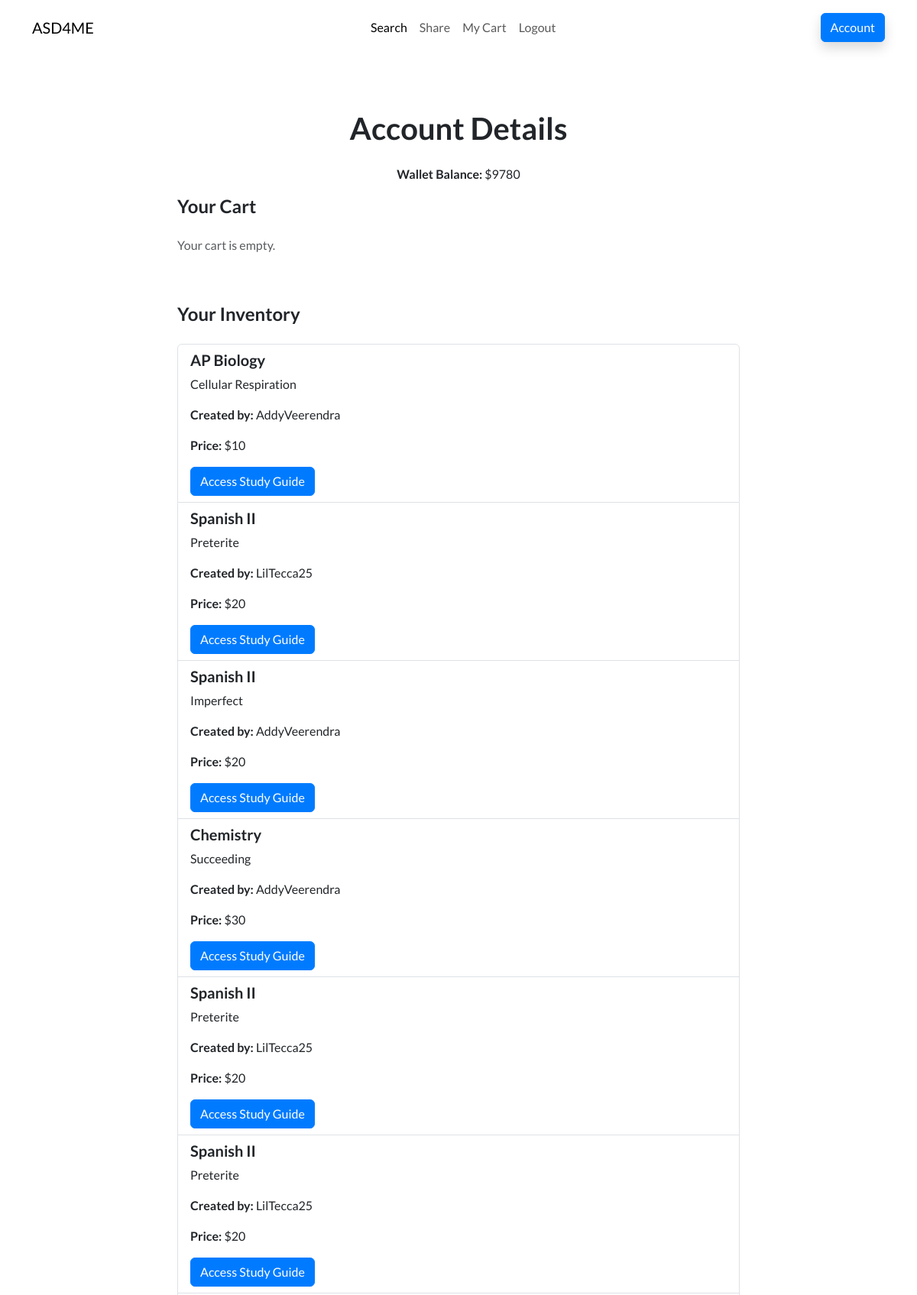
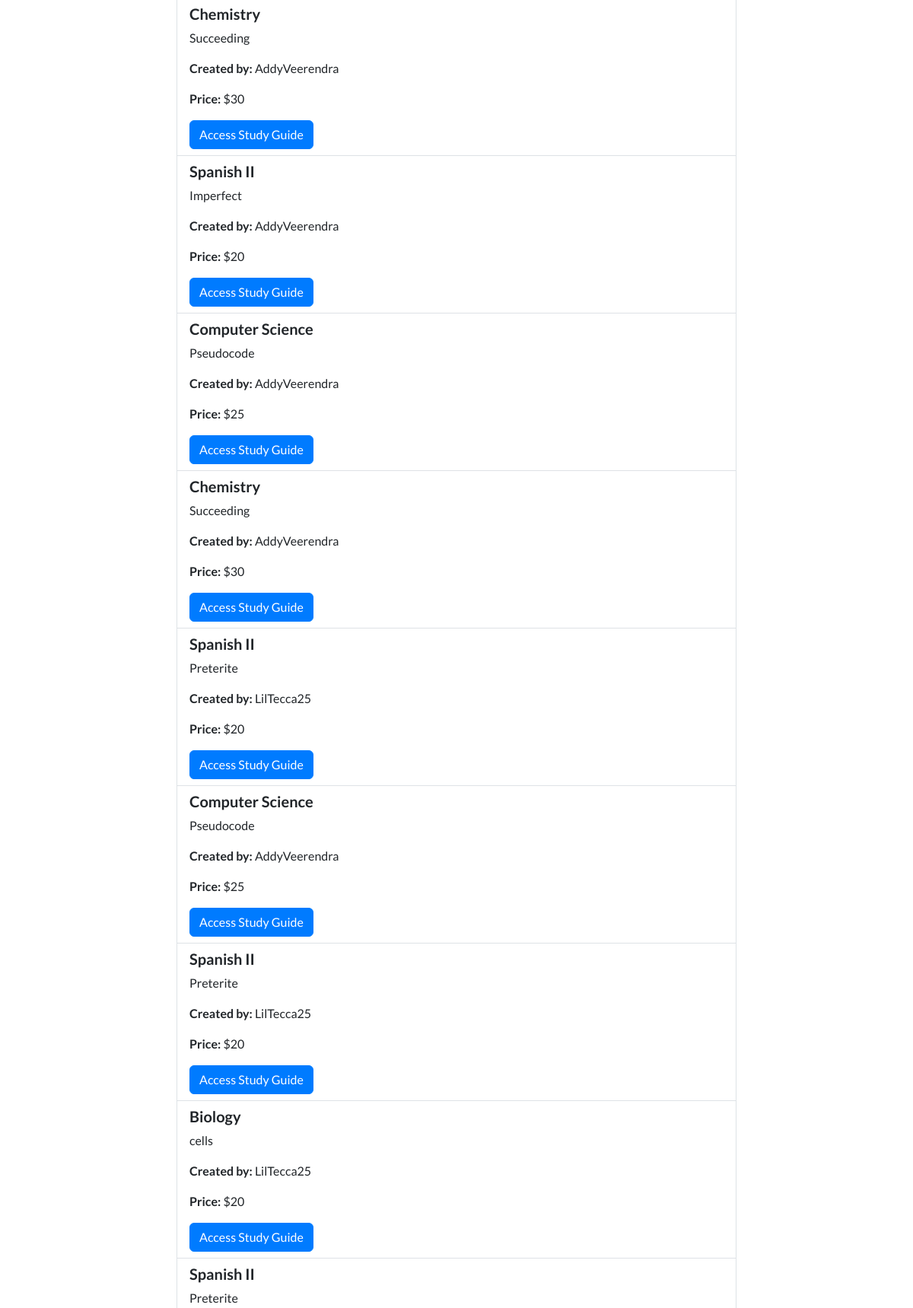
The app's page /market/account (signed in, upper part) with its own data (2 pictures, top to bottom).
### models.py (models this page shows)
class User(db.Model, UserMixin):
    id = db.Column(db.Integer, primary_key=True)
    username = db.Column(db.String(20), nullable=False, unique=True)
    password = db.Column(db.String(80), nullable=False)
    wallet = db.Column(db.Integer, nullable=False, default=0)
    is_admin = db.Column(db.Boolean, default=False, nullable=False)
    cart = db.relationship('Cart', uselist=False, backref='user')

class Inventory(db.Model):
    id = db.Column(db.Integer, primary_key=True)
    user_id = db.Column(db.Integer, db.ForeignKey('user.id'), nullable=False)
    study_guide_id = db.Column(db.Integer, db.ForeignKey('study_guide.id'), nullable=False)
    study_guide = db.relationship('StudyGuide')
    user = db.relationship('User', backref='inventory_items')

class StudyGuide(db.Model):
    id = db.Column(db.Integer, primary_key=True)
    Class = db.Column(db.String(20), nullable=False)
    UnitTopic = db.Column(db.String(20), nullable=False)
    Price = db.Column(db.Integer, nullable=False)
    Creator = db.Column(db.String(20), nullable=False)
    Link = db.Column(db.String(100), nullable=False)

### Market.py (the view, shortened to what this page needs)
@market_bp.route('/account', methods=['GET', 'POST'])
@login_required
def account_home():
    cart = current_user.cart
    cart_items = CartItem.query.filter_by(cart_id=cart.id).all() if cart else []
    inventory_items = Inventory.query.filter_by(user_id=current_user.id).all()
    form = FlaskForm()
    return render_template('account.html', wallet=current_user.wallet, cart_items=cart_items, inventory=inventory_items, form=form)

### ASD4ME.py (called while the page is built)
@login_manager.user_loader
def load_user(user_id):
    return User.query.get(int(user_id))

### templates/account.html (shortened to what this page needs)
<!DOCTYPE html>
<html lang="en">
<head>
    <link rel="stylesheet" href="/static/assets/bootstrap/css/bootstrap.min.css">
</head>
<body>
    <nav class="navbar navbar-expand-md fixed-top navbar-shrink py-3 navbar-light" id="mainNav">
        <div class="container">
            <a class="navbar-brand d-flex align-items-center" href="/market"><span>ASD4ME</span></a>
            <div class="collapse navbar-collapse" id="navcol-1">
                <ul class="navbar-nav mx-auto">
                    <li class="nav-item"><a class="nav-link active" href="/market/search">Search</a></li>
                    <li class="nav-item"><a class="nav-link" href="/market/share">Share</a></li>
                    <li class="nav-item"><a class="nav-link" href="/market/account">My Cart</a></li>
                    <li class="nav-item"><a class="nav-link" href="/market/logout">Logout</a></li>
                </ul>
                <a class="btn btn-primary shadow" role="button" href="/market/account">Account</a>
            </div>
        </div>
    </nav>
    <section class="py-5 mt-5">
        <div class="container py-5">
            <div class="row">
                <div class="col-md-8 col-xl-6 text-center mx-auto">
                    <h2 class="display-6 fw-bold mb-4">Account Details</h2>
                    <p><strong>Wallet Balance:</strong> ${{ wallet }}</p>
                </div>
            </div>
            <div class="row d-flex justify-content-center">
                <div class="col-md-8">
                    <h4 class="mb-4">Your Cart</h4>
                    {% if cart_items %}
                        <ul class="list-group">
                            {% for item in cart_items %}
                                <li class="list-group-item d-flex justify-content-between align-items-center">
                                    <div>
                                        <h5>{{ item.study_guide.Class }}</h5>
                                        <p>{{ item.study_guide.UnitTopic }}</p>
                                        <p><strong>Created by:</strong> {{ item.study_guide.Creator }}</p>
                                        <p><strong>Price:</strong> ${{ item.study_guide.Price }}</p>
                                        <p><strong>Quantity:</strong> {{ item.quantity }}</p>
                                    </div>
                                    <form action="{{ url_for('market_bp.account_home') }}" method="post">
                                        {{ form.hidden_tag() }}
                                        <input type="hidden" name="item_id" value="{{ item.id }}">
                                        <button class="btn btn-danger" type="submit">Remove</button>
                                    </form>
                                </li>
                            {% endfor %}
                        </ul>
                        <form action="{{ url_for('market_bp.finalize_purchase') }}" method="post">
                            {{ form.hidden_tag() }}
                            <button class="btn btn-success mt-3" type="submit">Finalize Purchase</button>
                        </form>
                    {% else %}
                        <p class="text-muted">Your cart is empty.</p>
                    {% endif %}
                </div>
            </div>
            <div class="row d-flex justify-content-center mt-5">
                <div class="col-md-8">
                    <h4 class="mb-4">Your Inventory</h4>
                    {% if inventory %}
                        <ul class="list-group">
                            {% for item in inventory %}
                                <li class="list-group-item">
                                    <div>
                                        <h5>{{ item.study_guide.Class }}</h5>
                                        <p>{{ item.study_guide.UnitTopic }}</p>
                                        <p><strong>Created by:</strong> {{ item.study_guide.Creator }}</p>
                                        <p><strong>Price:</strong> ${{ item.study_guide.Price }}</p>
                                        <a href="{{ item.study_guide.Link if item.study_guide.Link.startswith('http') else 'https://' + item.study_guide.Link }}" class="btn btn-primary">Access Study Guide</a>
                                    </div>
                                </li>
                            {% endfor %}
                        </ul>
                    {% else %}
                        <p class="text-muted">Your inventory is empty.</p>
                    {% endif %}
                </div>
            </div>
        </div>
    </section>
</body>
</html>

### records on screen
User: wallet "9780"
Inventory: study_guide.Class "AP Biology", study_guide.UnitTopic "Cellular Respiration", study_guide.Creator "AddyVeerendra", study_guide.Price "10"
Inventory: study_guide.Class "Spanish II", study_guide.UnitTopic "Preterite", study_guide.Creator "LilTecca25", study_guide.Price "20"
Inventory: study_guide.Class "Spanish II", study_guide.UnitTopic "Imperfect", study_guide.Creator "AddyVeerendra", study_guide.Price "20"
Inventory: study_guide.Class "Chemistry", study_guide.UnitTopic "Succeeding", study_guide.Creator "AddyVeerendra", study_guide.Price "30"
Inventory: study_guide.Class "Spanish II", study_guide.UnitTopic "Preterite", study_guide.Creator "LilTecca25", study_guide.Price "20"
Inventory: study_guide.Class "Spanish II", study_guide.UnitTopic "Preterite", study_guide.Creator "LilTecca25", study_guide.Price "20"
Inventory: study_guide.Class "Chemistry", study_guide.UnitTopic "Succeeding", study_guide.Creator "AddyVeerendra", study_guide.Price "30"
Inventory: study_guide.Class "Spanish II", study_guide.UnitTopic "Imperfect", study_guide.Creator "AddyVeerendra", study_guide.Price "20"
Inventory: study_guide.Class "Computer Science", study_guide.UnitTopic "Pseudocode", study_guide.Creator "AddyVeerendra", study_guide.Price "25"
Inventory: study_guide.Class "Chemistry", study_guide.UnitTopic "Succeeding", study_guide.Creator "AddyVeerendra", study_guide.Price "30"
Inventory: study_guide.Class "Spanish II", study_guide.UnitTopic "Preterite", study_guide.Creator "LilTecca25", study_guide.Price "20"
Inventory: study_guide.Class "Computer Science", study_guide.UnitTopic "Pseudocode", study_guide.Creator "AddyVeerendra", study_guide.Price "25"
Inventory: study_guide.Class "Spanish II", study_guide.UnitTopic "Preterite", study_guide.Creator "LilTecca25", study_guide.Price "20"
Inventory: study_guide.Class "Biology", study_guide.UnitTopic "cells", study_guide.Creator "LilTecca25", study_guide.Price "20"
Inventory: study_guide.Class "Spanish II", study_guide.UnitTopic "Preterite"
